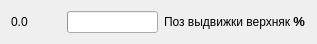
    <widget class="QWidget" name="layoutWidget_40">
     <property name="geometry">
      <rect>
       <x>10</x>
       <y>390</y>
       <width>315</width>
       <height>23</height>
      </rect>
     </property>
     <layout class="QHBoxLayout" name="horizontalLayout_46">
      <item>
       <widget class="QLabel" name="label_91">
        <property name="sizePolicy">
         <sizepolicy hsizetype="Fixed" vsizetype="Fixed">
          <horstretch>0</horstretch>
          <verstretch>0</verstretch>
         </sizepolicy>
        </property>
        <property name="minimumSize">
         <size>
          <width>50</width>
          <height>0</height>
         </size>
        </property>
        <property name="text">
         <string>0.0</string>
        </property>
       </widget>
      </item>
      <item>
       <widget class="QProgressBar" name="progressBar_46">
        <property name="maximumSize">
         <size>
          <width>108</width>
          <height>16777215</height>
         </size>
        </property>
        <property name="statusTip">
         <string/>
        </property>
        <property name="whatsThis">
         <string notr="true"/>
        </property>
        <property name="value">
         <number>0</number>
        </property>
        <property name="textVisible">
         <bool>false</bool>
        </property>
       </widget>
      </item>
      <item>
       <widget class="QLabel" name="label_92">
        <property name="text">
         <string>&lt;html&gt;&lt;head/&gt;&lt;body&gt;&lt;p&gt;Поз выдвижки верхняк &lt;span style=&quot; font-size:10pt; font-weight:600;&quot;&gt;%&lt;/span&gt;&lt;/p&gt;&lt;/body&gt;&lt;/html&gt;</string>
        </property>
       </widget>
      </item>
     </layout>
    </widget>
